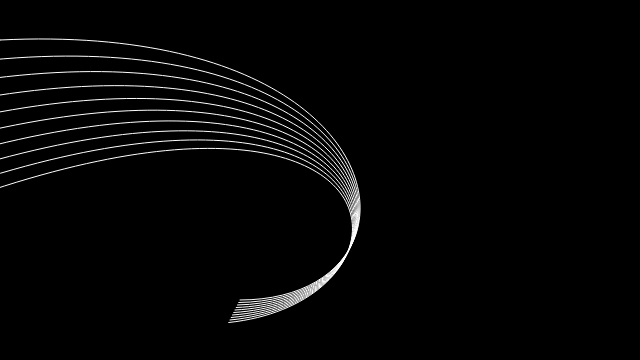
Frame 1 (no input)
Frame 60 (no input): identical to frame 1, image omitted
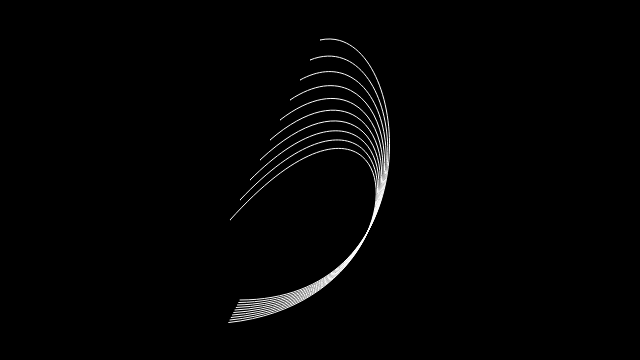
Frame 120 (the mouse pressed at the canvas centre since frame 60)

The p5.js sketch that drew these frames (run headless with seeded random() and noise() and a simulated clock; from frame 60 on, the mouse is pressed at the canvas centre):

// p5.js sketch
// ── sketch.js
/**
 * Bezier. 
 * 
 * The first two parameters for the bezier() function specify the 
 * first point in the curve and the last two parameters specify 
 * the last point. The middle parameters set the control points
 * that define the shape of the curve.
 *
 */

function setup() {           // **change** void setup() to var setup = function()
  createCanvas(640, 360);  	 // **change** size() to createCanvas()
  stroke(255);               // stroke() is the same
  noFill();                  // noFill() is the same
}

function draw() {                         // **change** void draw() to var setup = draw()
  background(0);                          // background() is the same
  for (var i = 0; i < 200; i += 20) {     // **change** int i to var i
    bezier(mouseX-(i/2.0), 40+i, 410, 20, 440, 300, 240-(i/16.0), 300+(i/8.0)); // bezier() is the same
  }
}
